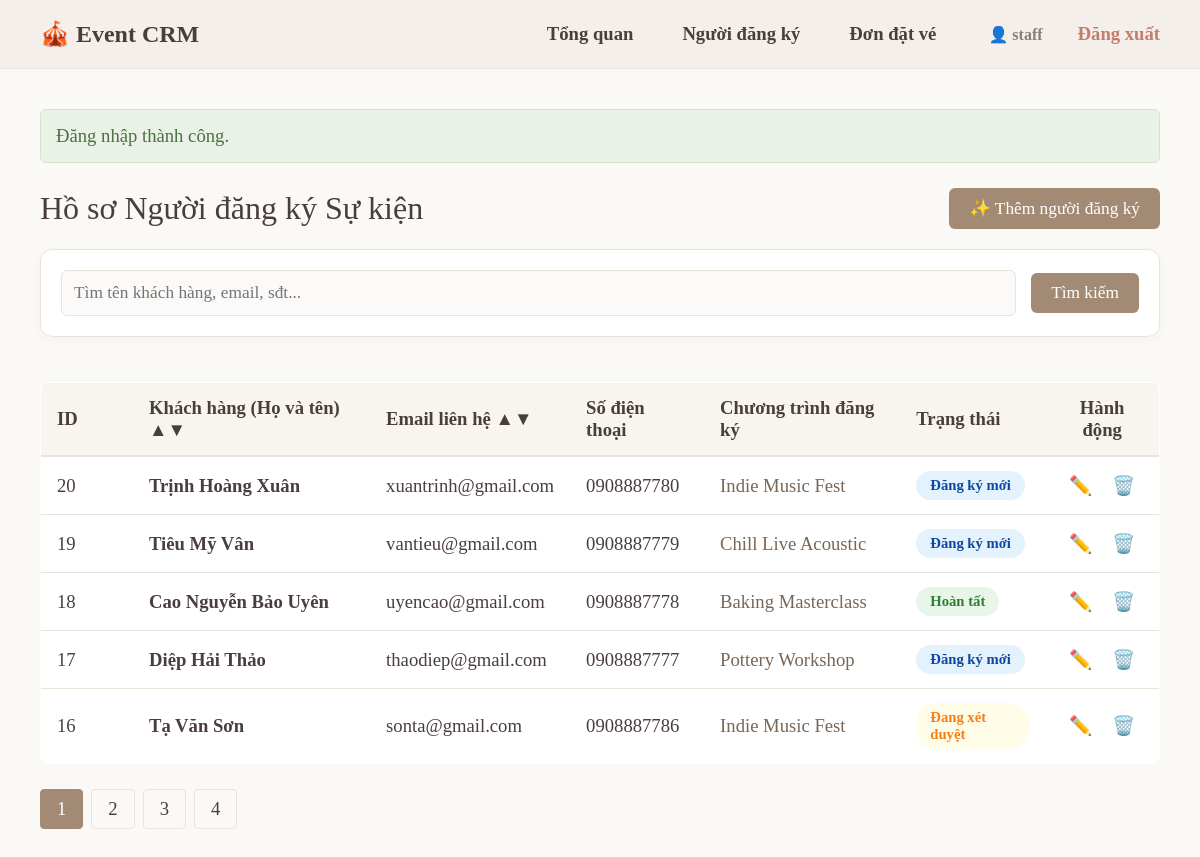
Screenshot of /registrants (signed in) with the database file from the repository.
### tables this page shows
CREATE TABLE registrants (
    id INT AUTO_INCREMENT PRIMARY KEY,
    name VARCHAR(100) NOT NULL,
    email VARCHAR(150) NOT NULL,
    phone VARCHAR(30) NOT NULL,
    interested_event ENUM('Pottery Workshop', 'Baking Masterclass', 'Chill Live Acoustic', 'Indie Music Fest') NOT NULL,
    status ENUM('đăng ký mới', 'đã hủy', 'đang xét duyệt', 'hoàn tất') NOT NULL DEFAULT 'đăng ký mới',
    note TEXT,
    created_at DATETIME NOT NULL DEFAULT CURRENT_TIMESTAMP,
    updated_at DATETIME NULL ON UPDATE CURRENT_TIMESTAMP,
    UNIQUE KEY unique_registrant_email (email),
    INDEX idx_registrants_created_at (created_at),
    INDEX idx_registrants_status_event (status, interested_event)
);

### app/Core/helpers.php (called while the page is built, shortened)
<?php
function e(string $value): string
{
    return htmlspecialchars($value, ENT_QUOTES, 'UTF-8');
}
function render(string $view, array $data = [], string $layout = 'layouts/main'): void
{
    extract($data);
    require __DIR__ . '/../../Views/' . $view . '.php';
}

### app/Controllers/RegistrantController.php (called while the page is built, shortened)
<?php
class RegistrantController
{
    public function index(): void
    {
        $data = $this->service->getList($_GET);
        render('registrants/index', ['title' => 'Quản lý người đăng ký Sự kiện'] + $data);
    }
}

### public/index.php (called while the page is built, shortened)
<?php
require_once __DIR__ . '/../app/Core/helpers.php';
require_once __DIR__ . '/../app/Repositories/RegistrantRepository.php';
require_once __DIR__ . '/../app/Services/RegistrantService.php';
require_once __DIR__ . '/../app/Controllers/RegistrantController.php';
require_once __DIR__ . '/../app/Controllers/RegistrationController.php';
$dbConfig = require __DIR__ . '/../config/database.php';
try {
    $pdo = Database::connect($dbConfig);
} catch (Exception $e) {
    die("Lỗi kết nối cơ sở dữ liệu: " . $e->getMessage());
}
$container = [];
$container[UserRepository::class] = new UserRepository($pdo);
$container[RegistrantRepository::class] = new RegistrantRepository($pdo);
$container[RegistrationRepository::class] = new RegistrationRepository($pdo);
$container[AuthService::class] = new AuthService($container[UserRepository::class]);
$container[RegistrantService::class] = new RegistrantService($container[RegistrantRepository::class]);
$container[RegistrationService::class] = new RegistrationService($container[RegistrationRepository::class]);
$container[HomeController::class] = new HomeController();
$container[AuthController::class] = new AuthController($container[AuthService::class]);
$container[DashboardController::class] = new DashboardController($container[RegistrantRepository::class], $container[RegistrationRepository::class]);
$container[RegistrantController::class] = new RegistrantController($container[RegistrantService::class]);
$container[RegistrationController::class] = new RegistrationController($container[RegistrationService::class]);
$container[HealthController::class] = new HealthController($pdo);
$router = new Router();
$router->add('GET', '/', [HomeController::class, 'index']);
$router->add('GET', '/login', [AuthController::class, 'login']);
$router->add('POST', '/login', [AuthController::class, 'handleLogin']);
$router->add('POST', '/logout', [AuthController::class, 'logout']);
$router->add('GET', '/dashboard', [DashboardController::class, 'index']);
$router->add('GET', '/registrants', [RegistrantController::class, 'index']);
$router->add('GET', '/registrants/create', [RegistrantController::class, 'create']);
$router->add('POST', '/registrants/store', [RegistrantController::class, 'store']);
$router->add('GET', '/registrants/edit', [RegistrantController::class, 'edit']);
$router->add('POST', '/registrants/update', [RegistrantController::class, 'update']);
$router->add('POST', '/registrants/delete', [RegistrantController::class, 'delete']);
$router->add('GET', '/registrations', [RegistrationController::class, 'index']);
$router->add('GET', '/registrations/create', [RegistrationController::class, 'create']);
$router->add('POST', '/registrations/store', [RegistrationController::class, 'store']);
$router->add('GET', '/registrations/edit', [RegistrationController::class, 'edit']);
$router->add('POST', '/registrations/update', [RegistrationController::class, 'update']);
$router->add('POST', '/registrations/delete', [RegistrationController::class, 'delete']);
$router->add('GET', '/health', [HealthController::class, 'index']);
$router->dispatch($_SERVER['REQUEST_METHOD'], $_SERVER['REQUEST_URI'], $container);

### app/Repositories/RegistrantRepository.php (called while the page is built, shortened)
<?php
class RegistrantRepository
{
    public function countAll(string $keyword = ''): int
    {
        $sql = "SELECT COUNT(*) AS total FROM registrants";
        $params = [];
        $stmt = $this->db->prepare($sql);
        $stmt->execute($params);
        return (int)($stmt->fetch()['total'] ?? 0);
    }
    public function getPaginated(string $keyword, int $limit, int $offset, string $sort, string $direction): array
    {
        $sql = "SELECT * FROM registrants";
        $params = [];
        $sql .= " ORDER BY {$sort} {$direction} LIMIT :limit OFFSET :offset";
        $stmt = $this->db->prepare($sql);
        $stmt->bindValue(':limit', $limit, PDO::PARAM_INT);
        $stmt->bindValue(':offset', $offset, PDO::PARAM_INT);
        $stmt->execute();
        return $stmt->fetchAll();
    }
}

### app/Services/RegistrantService.php (called while the page is built, shortened)
<?php
class RegistrantService
{
    public function getList(array $query): array
    {
        $keyword = trim($query['q'] ?? '');
        $page = max(1, (int)($query['page'] ?? 1));
        $perPage = 5;
        $allowedSort = ['id', 'name', 'email', 'created_at'];
        $sort = in_array($query['sort'] ?? '', $allowedSort, true) ? $query['sort'] : 'created_at';
        $direction = strtoupper($query['direction'] ?? '') === 'ASC' ? 'ASC' : 'DESC';
        $totalItems = $this->repo->countAll($keyword);
        $totalPages = max(1, (int)ceil($totalItems / $perPage));
        $offset = ($page - 1) * $perPage;
        return [
            'registrants' => $this->repo->getPaginated($keyword, $perPage, $offset, $sort, $direction),
            'keyword'     => $keyword,
            'page'        => $page,
            'totalPages'  => $totalPages,
            'totalItems'  => $totalItems,
            'sort'        => $sort,
            'direction'   => $direction
        ];
    }
}

### Views/registrants/index.php (the view, shortened to what this page needs)
<div style="display: flex; justify-content: space-between; align-items: center; margin-bottom: 20px;">
    <h1 style="border: none; padding: 0; margin: 0;">Hồ sơ Người đăng ký Sự kiện</h1>
    <a href="/registrants/create" class="btn">✨ Thêm người đăng ký</a>
</div>
<div class="card" style="padding: 20px; margin-bottom: 25px;">
    <form method="GET" action="/registrants" style="display: flex; gap: 15px; align-items: center;">
        <input type="text" name="q" class="form-control" placeholder="Tìm tên khách hàng, email, sđt..." value="<?= e($keyword) ?>" style="flex: 1; margin: 0;">
        <button type="submit" class="btn">Tìm kiếm</button>
    </form>
</div>
<div style="overflow-x: auto;">
    <table>
        <thead>
            <tr>
                <th style="width: 60px;">ID</th>
                <th><a href="/registrants?q=<?= e($keyword) ?>&sort=name&direction=<?= $sort === 'name' && $direction === 'ASC' ? 'DESC' : 'ASC' ?>" style="color: inherit; text-decoration: none;">Khách hàng (Họ và tên) ▲▼</a></th>
                <th><a href="/registrants?q=<?= e($keyword) ?>&sort=email&direction=<?= $sort === 'email' && $direction === 'ASC' ? 'DESC' : 'ASC' ?>" style="color: inherit; text-decoration: none;">Email liên hệ ▲▼</a></th>
                <th>Số điện thoại</th>
                <th>Chương trình đăng ký</th>
                <th>Trạng thái</th>
                <th style="text-align: center;">Hành động</th>
            </tr>
        </thead>
        <tbody>
            <?php if (empty($registrants)): ?>
                <tr><td colspan="7" style="text-align: center; color: var(--text-muted); padding: 30px;">Không tìm thấy dữ liệu phù hợp.</td></tr>
            <?php else: ?>
                <?php foreach ($registrants as $r): ?>
                    <tr>
                        <td><?= e((string)$r['id']) ?></td>
                        <td><strong><?= e($r['name']) ?></strong></td>
                        <td><?= e($r['email']) ?></td>
                        <td><?= e($r['phone']) ?></td>
                        <td><span style="color: #7A6655; font-weight: 500;"><?= e($r['interested_event']) ?></span></td>
                        <td>
                            <?php if ($r['status'] === 'đăng ký mới'): ?><span class="badge badge-blue">Đăng ký mới</span>
                            <?php elseif ($r['status'] === 'đã hủy'): ?><span class="badge badge-red">Đã hủy</span>
                            <?php elseif ($r['status'] === 'đang xét duyệt'): ?><span class="badge badge-yellow">Đang xét duyệt</span>
                            <?php elseif ($r['status'] === 'hoàn tất'): ?><span class="badge badge-green">Hoàn tất</span>
                            <?php endif; ?>
                        </td>
                        <td style="text-align: center;">
                            <a href="/registrants/edit?id=<?= e((string)$r['id']) ?>" style="color: var(--accent); font-weight: bold; text-decoration: none; margin-right: 15px;">✏️</a>
                            <form action="/registrants/delete" method="POST" style="display:inline;" onsubmit="return confirm('Xác nhận xoá hồ sơ khách hàng này?');">
                                <button type="submit" style="background:none; border:none; color:var(--danger); font-weight:bold; cursor:pointer; font-family:inherit; font-size:14pt; padding:0;">🗑️</button>
                            </form>
                        </td>
                    </tr>
                <?php endforeach; ?>
            <?php endif; ?>
        </tbody>
    </table>
</div>
<?php if ($totalPages > 1): ?>
    <div class="pagination">
        <?php for ($i = 1; $i <= $totalPages; $i++): ?>
            <a href="/registrants?page=<?= $i ?>&q=<?= e($keyword) ?>&sort=<?= e($sort) ?>&direction=<?= e($direction) ?>" class="<?= $page === $i ? 'active' : '' ?>"><?= $i ?></a>
        <?php endfor; ?>
    </div>
<?php endif; ?>

### Views/layouts/main.php (style rules this page uses)
:root { --bg-main: #FBF9F6; --bg-navbar: #F4EFEA; --text-primary: #4A3E3D; --text-muted: #8A7E7C; --accent: #A38A75; --accent-hover: #8C7561; --border-color: #EAE3DA; --white: #FFFFFF; --success: #6E8A6B; --danger: #C27D6B; --warning: #D9A752; }
body { font-family: 'Times New Roman', Times, serif; font-size: 14pt; background-color: var(--bg-main); color: var(--text-primary); margin: 0; padding: 0; display: flex; flex-direction: column; min-height: 100vh; }
.card { background: var(--white); border: 1px solid var(--border-color); padding: 30px; border-radius: 12px; box-shadow: 0 4px 12px rgba(74, 62, 61, 0.03); margin-bottom: 30px; }
h1 { color: var(--text-primary); font-size: 24pt; margin-top: 0; font-weight: normal; border-bottom: 1px solid var(--border-color); padding-bottom: 15px; margin-bottom: 25px; }
table { width: 100%; border-collapse: collapse; background: var(--white); border-radius: 8px; overflow: hidden; border: 1px solid var(--border-color); margin-top: 20px; }
th { background-color: #F8F5F0; padding: 14px 16px; text-align: left; font-weight: bold; color: var(--text-primary); border-bottom: 2px solid var(--border-color); }
td { padding: 14px 16px; border-bottom: 1px solid var(--border-color); }
.btn { background-color: var(--accent); color: var(--white); padding: 10px 20px; border: none; border-radius: 6px; text-decoration: none; cursor: pointer; display: inline-flex; align-items: center; font-size: 13pt; font-family: inherit; transition: background 0.2s; }
.badge { padding: 6px 14px; border-radius: 20px; font-size: 11pt; font-weight: bold; display: inline-block; }
.badge-blue { background-color: #E3F2FD; color: #0D47A1; }
.badge-yellow { background-color: #FFFDE7; color: #F57F17; }
.badge-green { background-color: #E8F5E9; color: #2E7D32; }
.form-control { width: 100%; padding: 12px; border: 1px solid var(--border-color); border-radius: 6px; font-size: 13pt; box-sizing: border-box; background-color: #FCFAF8; font-family: inherit; }
.pagination { margin-top: 25px; display: flex; gap: 8px; }
.pagination a { padding: 8px 16px; border: 1px solid var(--border-color); text-decoration: none; color: var(--text-primary); border-radius: 4px; }
.pagination a.active { background-color: var(--accent); color: var(--white); border-color: var(--accent); }

### rows the page displays
registrants: id "20", name "Trịnh Hoàng Xuân", email "xuantrinh@gmail.com", phone "0908887780", interested_event "Indie Music Fest", status "Đăng ký mới"
registrants: id "19", name "Tiêu Mỹ Vân", email "vantieu@gmail.com", phone "0908887779", interested_event "Chill Live Acoustic", status "Đăng ký mới"
registrants: id "18", name "Cao Nguyễn Bảo Uyên", email "uyencao@gmail.com", phone "0908887778", interested_event "Baking Masterclass", status "Hoàn tất"
registrants: id "17", name "Diệp Hải Thảo", email "thaodiep@gmail.com", phone "0908887777", interested_event "Pottery Workshop", status "Đăng ký mới"
registrants: id "16", name "Tạ Văn Sơn", email "sonta@gmail.com", phone "0908887786", interested_event "Indie Music Fest", status "Đang xét duyệt"

### other values shown
$_SESSION['user_name'] "staff"
$success_msg "Đăng nhập thành công."
